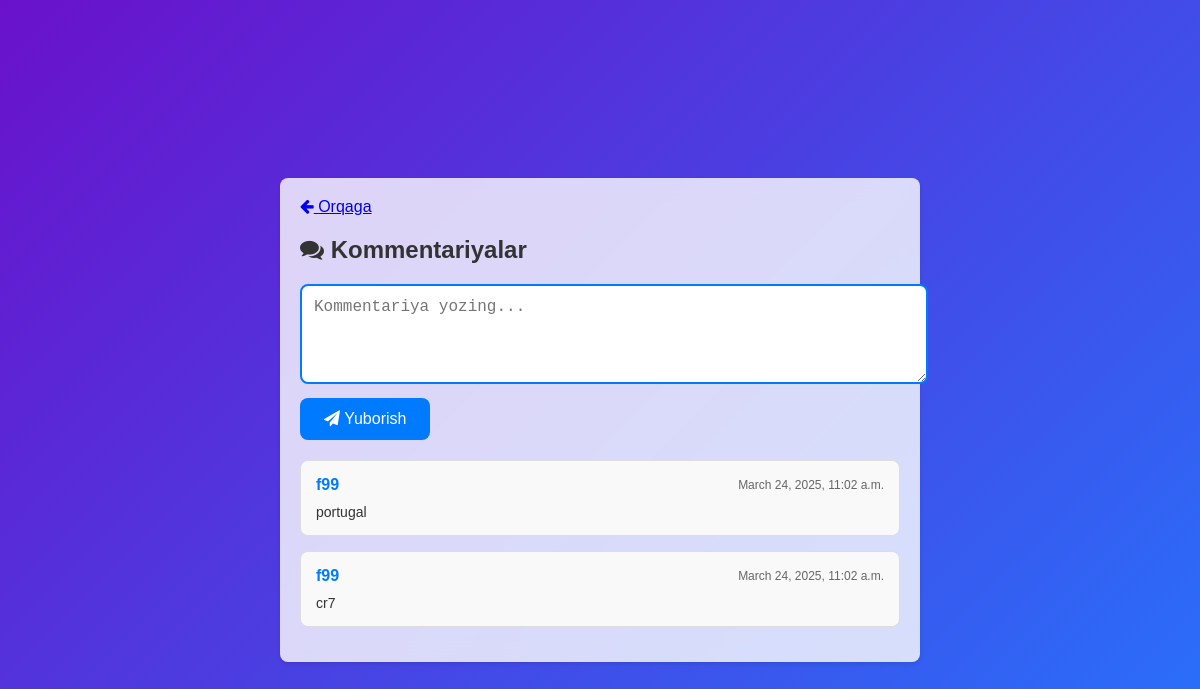
Page /comment/18/ on the committed database.
### app/models.py (models this page shows, shortened)
class Comment(models.Model):
    author = models.ForeignKey(User, on_delete=models.CASCADE, related_name='comments')
    news = models.ForeignKey(News, on_delete=models.CASCADE, default=1)
    content = models.TextField()
    created_at = models.DateTimeField(auto_now_add=True)
    class Meta:
        ordering = ['-created_at']

### app/views.py (the view)
# urls.py: path('comment/<int:pk>/', comment, name='comment'),
def comment(request, pk):
    news = News.objects.get(id=pk)
    coms = Comment.objects.all().order_by('-created_at')
    comments = Comment.objects.filter(news__id=news.id).order_by('-created_at')
    if request.method == 'POST':
        form = CommentForm(request.POST)
        if form.is_valid():
            comm = form.save(commit=False)
            comm.author = request.user
            comm.news = news
            comm.save()
            return redirect('comment', pk=pk)
    else:
        form = CommentForm()
    ctx = {
        'form': form,
        'comments': comments,
        'news': news,
        'coms': coms,
        'pk': pk,
    }
    return render(request, 'comment.html', ctx)

### app/forms.py
class CommentForm(forms.ModelForm):
    class Meta:
        model = Comment
        fields = ['content']
        widgets = {
            'content': forms.Textarea(attrs={
                'placeholder': 'Kommentariya yozing...',
                'rows': 4,
                'class': 'form-control',
            }),
        }

### templates/comment.html (shortened to what this page needs)
<!DOCTYPE html>
<html lang="uz">
<head>
    <link rel="stylesheet" href="https://cdnjs.cloudflare.com/ajax/libs/font-awesome/4.7.0/css/font-awesome.min.css">
</head>
<body>
<div class="comment-section">
    <a href="{% url 'n_d' pk %}" class="custom-btn">
        <i class="fa fa-arrow-left"></i> Orqaga
    </a>
    <h2><i class="fa fa-comments"></i> Kommentariyalar</h2>
    <form method="post" class="comment-form">
        <textarea name="content" placeholder="Kommentariya yozing..." rows="4"></textarea>
        <button type="submit"><i class="fa fa-paper-plane"></i> Yuborish</button>
    </form>
    <div class="comments-list">
        {% for com in coms %}
        {% if com.news.id == pk %}
        <div class="comment">
            <div class="comment-header">
                <div class="author">{{ com.author.username }}</div>
                <div class="date">{{ com.created_at }}</div>
            </div>
            <div class="content">{{ com.content }}</div>
        </div>
        {% endif %}
        {% empty %}
        <p>Hozircha kommentariyalar mavjud emas.</p>
        {% endfor %}
    </div>
</div>
</body>
</html>

### templates/comment.html (style rules this page uses)
body { background: linear-gradient(135deg, #6a11cb, #2575fc); font-family: Arial, sans-serif; margin: 0; padding: 20px; min-height: 100vh; display: flex; align-items: center; justify-content: center; }
.comment-section { background-color: rgba(255, 255, 255, 0.8); backdrop-filter: blur(10px); padding: 20px; border-radius: 8px; box-shadow: 0 2px 4px rgba(0, 0, 0, 0.1); max-width: 600px; width: 100%; }
.comment-section h2 { font-size: 24px; margin-bottom: 20px; color: #333; }
.comment-form textarea { width: 100%; padding: 12px; border: 2px solid #007bff; border-radius: 8px; font-size: 16px; margin-bottom: 10px; transition: border-color 0.3s ease; }
.comment-form button { background-color: #007bff; color: #fff; border: none; padding: 12px 24px; border-radius: 8px; cursor: pointer; font-size: 16px; transition: background-color 0.3s ease; }
.comments-list { margin-top: 20px; }
.comment { background-color: #f9f9f9; padding: 15px; border-radius: 8px; margin-bottom: 15px; border: 1px solid #ddd; animation: fadeIn 0.3s ease-in-out; }
.comment-header { display: flex; align-items: center; justify-content: space-between; margin-bottom: 10px; }
.author { font-weight: bold; color: #007bff; }
.date { font-size: 12px; color: #666; }
.content { margin-top: 5px; font-size: 14px; color: #333; }

### rows in the picture
Comment: author.username "f99", created_at "March 24, 2025, 11:02 a.m.", content "portugal"
Comment: author.username "f99", created_at "March 24, 2025, 11:02 a.m.", content "cr7"
